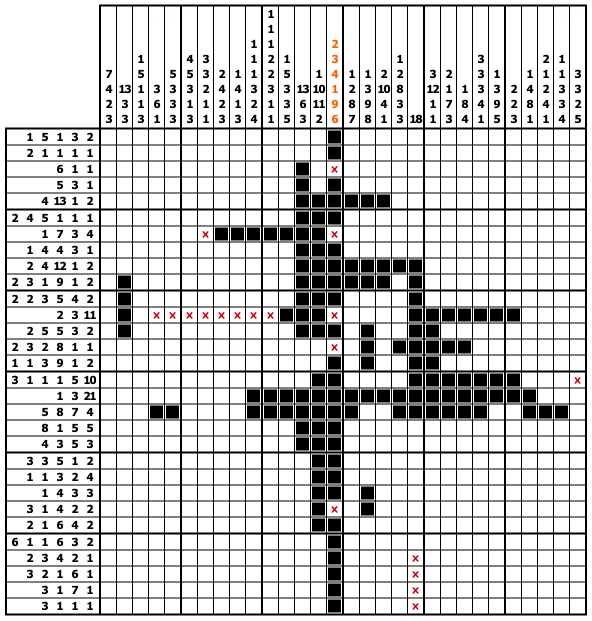
#> input picture PixPin_2026-09-24_19-20-05.png, 1184 x 1242 px, given in place of PixPin_2026-09-24_17-31-14.png, which was not available (shown at 1/2 size)
$ python _debug_cells.py
#> lines starting #> are read from the running program, lines starting #| are printed output that depends on the picture; after the words box and inside, x2 and y2 are one past the last pixel; in counts of white or black regions, pixels touching at a corner belong together
### ocr_nonogram.py
import cv2
import numpy as np
import json
import sys
import os

try:
    import pytesseract
    HAS_TESSERACT = True
except ImportError:
    HAS_TESSERACT = False


def merge_lines(arr, gap=5):
    if not arr:
        return []
    groups = [[arr[0]]]
    for x in arr[1:]:
        if x - groups[-1][-1] <= gap:
            groups[-1].append(x)
        else:
            groups.append([x])
    return [int(np.mean(g)) for g in groups]


def detect_grid_lines(gray):
    h, w = gray.shape
    _, th = cv2.threshold(gray, 120, 255, cv2.THRESH_BINARY_INV)

    v_sum = th.sum(axis=0) / 255
    h_sum = th.sum(axis=1) / 255

    candidates = []
    for ratio in [0.85, 0.75, 0.65, 0.55, 0.45, 0.35, 0.25, 0.15]:
        v_thresh = h * ratio
        h_thresh = w * ratio
        v_lines = merge_lines([i for i, x in enumerate(v_sum) if x > v_thresh])
        h_lines = merge_lines([i for i, x in enumerate(h_sum) if x > h_thresh])
        candidates.append((v_lines, h_lines, ratio))
        if len(v_lines) >= 15 and len(h_lines) >= 15:
            break

    def _score(vl, hl):
        if len(vl) < 6 or len(hl) < 6:
            return -999
        diff = abs(len(vl) - len(hl))
        square = -diff * 5
        size = min(len(vl), len(hl))
        return size * 10 + square

    best_v, best_h = None, None
    best_s = -9999
    for v_lines, h_lines, ratio in candidates:
        s = _score(v_lines, h_lines)
        if s > best_s:
            best_s = s
            best_v, best_h = v_lines, h_lines
    return best_v, best_h


def find_board_region(v_lines, h_lines, min_cells=5):
    def best_axis(lines):
        """Find the largest regular run independently for one axis.

        Nonograms are not necessarily square.  The old implementation used
        one shared ``size`` for both axes, so a 30x25 board was truncated to
        25x25 before clue OCR even started.
        """
        best = None
        max_cells = len(lines) - 1
        for size in range(max_cells, min_cells - 1, -1):
            for start in range(0, len(lines) - size):
                end = start + size
                spacing = np.diff(lines[start:end + 1]).astype(float)
                mean = float(np.mean(spacing)) if len(spacing) else 0.0
                cv = float(np.std(spacing) / mean) if mean > 0 else 999.0
                if mean < 10 or cv > 0.15:
                    continue
                # Prefer the longest regular run, then the most even one.
                score = (size, -cv, mean)
                if best is None or score > best[0]:
                    best = (score, start, end)
            if best is not None:
                break

        if best is not None:
            return best[1], best[2]

        # Conservative fallback for unusual screenshots.
        return 1, max(1, len(lines) - 1)

    vs, ve = best_axis(v_lines)
    hs, he = best_axis(h_lines)
    return vs, ve, hs, he


def detect_sub_lines(region_gray, axis=0, min_gap=6):
    h, w = region_gray.shape
    if h < 3 or w < 3:
        return []

    _, th = cv2.threshold(region_gray, 140, 255, cv2.THRESH_BINARY_INV)
    kernel = np.ones((3,1), np.uint8) if axis == 0 else np.ones((1,3), np.uint8)
    if axis == 0:
        dilated = cv2.dilate(th, np.ones((max(3, h//5), 1), np.uint8), iterations=1)
        s = dilated.sum(axis=0) / 255
        thresh = max(2, h * 0.08)
    else:
        dilated = cv2.dilate(th, np.ones((1, max(3, w//5)), np.uint8), iterations=1)
        s = dilated.sum(axis=1) / 255
        thresh = max(2, w * 0.08)

    strong_lines = merge_lines([i for i, x in enumerate(s) if x > thresh], gap=min_gap)
    if not strong_lines:
        return []

    content_between = []
    for i in range(len(strong_lines) - 1):
        mid_start = strong_lines[i]
        mid_end = strong_lines[i + 1]
        if mid_end - mid_start < min_gap * 2:
            continue
        if axis == 0:
            sub = th[:, mid_start:mid_end]
            ss = sub.sum(axis=0) / 255
            low_t = max(1, h * 0.03)
        else:
            sub = th[mid_start:mid_end, :]
            ss = sub.sum(axis=1) / 255
            low_t = max(1, w * 0.03)
        finer = merge_lines([mid_start + j for j, x in enumerate(ss) if x > low_t], gap=max(2, min_gap//2))
        content_between.extend(finer)

    all_lines = sorted(set(strong_lines + content_between))
    return all_lines


# [42 lines left out: function ocr_number, not called in this run]


def build_digit_templates():
    size = (48, 64)
    templates = {}
    digits = {
        0: ["0000000000000000",
            "0000011111100000",
            "0001111111111000",
            "0011110000111100",
            "0011100000011100",
            "0111000000001110",
            "0110000000000110",
            "0110000000000110",
            "0110000000000110",
            "0110000000000110",
            "0110000000000110",
            "0110000000000110",
            "0110000000000110",
            "0011100000011100",
            "0011110000111100",
            "0001111111111000",
            "0000011111100000",
            "0000000000000000"],
        1: ["0000000000000000",
            "0000000110000000",
            "0000001110000000",
            "0000011110000000",
            "0000111110000000",
            "0001111110000000",
            "0011101110000000",
            "0111000110000000",
            "0110000110000000",
            "0100000110000000",
            "0000000110000000",
            "0000000110000000",
            "0000000110000000",
            "0000000110000000",
            "0000000110000000",
            "0111111111111110",
            "0111111111111110",
            "0000000000000000"],
        2: ["0000000000000000",
            "0000111111110000",
            "0011111111111100",
            "0111100000011110",
            "0111000000001110",
            "0000000000011110",
            "0000000000111100",
            "0000000001111000",
            "0000000011110000",
            "0000000111100000",
            "0000001111000000",
            "0000011110000000",
            "0000111100000000",
            "0001111000000000",
            "0011110000000000",
            "0111111111111110",
            "0111111111111110",
            "0000000000000000"],
        3: ["0000000000000000",
            "0000111111110000",
            "0011111111111100",
            "0111100000011110",
            "0000000000011110",
            "0000000000011110",
            "0000000000111100",
            "0000000011111000",
            "0000000111111000",
            "0000000001111000",
            "0000000000111100",
            "0000000000011110",
            "0000000000011110",
            "0111000000011100",
            "0111100000011110",
            "0011111111111100",
            "0000111111110000",
            "0000000000000000"],
        4: ["0000000000000000",
            "0000000001110000",
            "0000000111110000",
            "0000001111110000",
            "0000011101110000",
            "0000111001110000",
            "0001110001110000",
            "0011100001110000",
            "0111000001110000",
            "0110000001110000",
            "0111111111111110",
            "0111111111111110",
            "0000000001110000",
            "0000000001110000",
            "0000000001110000",
            "0000000001110000",
            "0000000001110000",
            "0000000000000000"],
        5: ["0000000000000000",
            "0111111111111110",
            "0111111111111110",
            "0111100000000000",
            "0111100000000000",
            "0111100000000000",
            "0111111111110000",
            "0111111111111100",
            "0000000000011110",
            "0000000000011110",
            "0000000000011110",
            "0000000000011110",
            "0000000000011110",
            "0111100000011110",
            "0111100000011110",
            "0011111111111100",
            "0000111111110000",
            "0000000000000000"],
        6: ["0000000000000000",
            "0000011111110000",
            "0001111111111000",
            "0011111000000000",
            "0111100000000000",
            "0111000000000000",
            "0111000000000000",
            "0111111111110000",
            "0111111111111100",
            "0111000000001110",
            "0111000000000110",
            "0111000000000110",
            "0111000000001110",
            "0111100000011110",
            "0111100000011110",
            "0011111111111100",
            "0001111111111000",
            "0000000000000000"],
        7: ["0000000000000000",
            "0111111111111110",
            "0111111111111110",
            "0111111000011110",
            "0000000000111100",
            "0000000001111000",
            "0000000001110000",
            "0000000011100000",
            "0000000111000000",
            "0000000111000000",
            "0000001110000000",
            "0000001110000000",
            "0000011100000000",
            "0000011100000000",
            "0000111000000000",
            "0000111000000000",
            "0000111000000000",
            "0000000000000000"],
        8: ["0000000000000000",
            "0000111111110000",
            "0011111111111100",
            "0111100000011110",
            "0111000000001110",
            "0111000000001110",
            "0011110000111100",
            "0001111111111000",
            "0000111111110000",
            "0001111111111000",
            "0011110000111100",
            "0111000000001110",
            "0111000000001110",
            "0111100000011110",
            "0111100000011110",
            "0011111111111100",
            "0000111111110000",
            "0000000000000000"],
        9: ["0000000000000000",
            "0000111111110000",
            "0011111111111100",
            "0111100000011110",
            "0111000000011110",
            "0111000000011110",
            "0011110000111100",
            "0011111111111100",
            "0001111111111100",
            "0000000000011110",
            "0000000000011110",
            "0000000000011100",
            "0000000000111000",
            "0000000001110000",
            "0000000011110000",
            "0011111111100000",
            "0011111111000000",
            "0000000000000000"],
    }
    for d, rows in digits.items():
        arr = np.zeros((len(rows), len(rows[0])), dtype=np.uint8)
        for i, r in enumerate(rows):
            for j, c in enumerate(r):
                arr[i, j] = 255 if c == '1' else 0
        templates[d] = cv2.resize(arr, size, interpolation=cv2.INTER_AREA)
    return templates


DIGIT_TEMPLATES = build_digit_templates()


def _preprocess_digit(bw_img, target_size=(48, 64)):
    if bw_img is None or bw_img.size == 0:
        return None
    coords = cv2.findNonZero(bw_img)
    if coords is None:
        return None
    x, y, w, h = cv2.boundingRect(coords)
    if w < 2 or h < 2:
        return None
    cropped = bw_img[y:y + h, x:x + w]
    tw, th = target_size
    max_w = int(tw * 0.8)
    max_h = int(th * 0.8)
    scale = min(max_w / w, max_h / h)
    scale = min(scale, 4.0)
    nw, nh = max(1, int(w * scale)), max(1, int(h * scale))
    resized = cv2.resize(cropped, (nw, nh), interpolation=cv2.INTER_AREA if scale < 1 else cv2.INTER_CUBIC)
    canvas = np.zeros((th, tw), dtype=np.uint8)
    ox = (tw - nw) // 2
    oy = (th - nh) // 2
    canvas[oy:oy + nh, ox:ox + nw] = resized
    _, canvas = cv2.threshold(canvas, 1, 255, cv2.THRESH_BINARY)
    return canvas


def _hu_moments_match(img1, img2):
    try:
        _, img1_b = cv2.threshold(img1, 1, 255, cv2.THRESH_BINARY)
        _, img2_b = cv2.threshold(img2, 1, 255, cv2.THRESH_BINARY)
        m1 = cv2.HuMoments(cv2.moments(img1_b)).flatten()
        m2 = cv2.HuMoments(cv2.moments(img2_b)).flatten()
        m1_log = -np.sign(m1) * np.log10(np.abs(m1) + 1e-20)
        m2_log = -np.sign(m2) * np.log10(np.abs(m2) + 1e-20)
        weights = np.array([1.0, 1.0, 0.8, 0.6, 0.4, 0.4, 0.4])
        diff = np.abs(m1_log - m2_log) * weights
        dist = float(np.sqrt(np.sum(diff * diff)))
        return dist
    except Exception:
        return 999.0


DIGIT_MATCH_CACHE = {}


def fallback_recognize_digit(img):
    if img is None or img.size == 0:
        return None
    try:
        proc = _preprocess_digit(img, (48, 64))
    except Exception:
        return None
    if proc is None:
        return None
    best_digit = None
    best_hu = 1e9
    best_iou = -1
    for d, tpl in DIGIT_TEMPLATES.items():
        tpr = tpl
        if tpr.shape != proc.shape:
            tpr = cv2.resize(tpr, (proc.shape[1], proc.shape[0]), interpolation=cv2.INTER_AREA)
            _, tpr = cv2.threshold(tpr, 1, 255, cv2.THRESH_BINARY)
        hu = _hu_moments_match(proc, tpr)
        intersection = cv2.bitwise_and(proc, tpr)
        union = cv2.bitwise_or(proc, tpr)
        i_sum = float(np.sum(intersection > 0))
        u_sum = float(np.sum(union > 0))
        iou = (i_sum / u_sum) if u_sum > 0 else 0.0
        score_comb = hu * 0.7 - iou * 5.0
        if score_comb < (best_hu * 0.7 - best_iou * 5.0):
            best_hu = hu
            best_iou = iou
            best_digit = d
    if best_digit is None:
        return None
    hu_ok = best_hu < 1.2
    iou_ok = best_iou > 0.15
    if hu_ok or iou_ok:
        return best_digit
    return None


def recognize_number_cell(cell_img, debug_path=None):
    if cell_img is None or cell_img.size == 0:
        return None
    h, w = cell_img.shape[:2]
    if h < 6 or w < 6:
        return None

    if len(cell_img.shape) == 3:
        gray = cv2.cvtColor(cell_img, cv2.COLOR_BGR2GRAY)
    else:
        gray = cell_img.copy()

    best_num = None
    for thr_mode in ['otsu', 'binv140', 'binv160', 'binv120', 'adaptive']:
        if thr_mode == 'otsu':
            _, bw = cv2.threshold(gray, 0, 255, cv2.THRESH_BINARY_INV + cv2.THRESH_OTSU)
        elif thr_mode == 'adaptive':
            bw = cv2.adaptiveThreshold(gray, 255, cv2.ADAPTIVE_THRESH_GAUSSIAN_C, cv2.THRESH_BINARY_INV, 15, 8)
        else:
            t = int(thr_mode.replace('binv', ''))
            _, bw = cv2.threshold(gray, t, 255, cv2.THRESH_BINARY_INV)
        for dk in range(3):
            bw_trial = bw
            if dk > 0:
                bw_trial = cv2.dilate(bw, np.ones((dk + 1, dk + 1), np.uint8), iterations=1)
            else:
                bw_trial = cv2.morphologyEx(bw_trial, cv2.MORPH_CLOSE, np.ones((2, 2), np.uint8))
            nlabels, labels, stats, centroids = cv2.connectedComponentsWithStats(bw_trial, connectivity=8)
            comps = []
            h_img, w_img = bw_trial.shape
            for i in range(1, nlabels):
                x, y, cw, ch, area = stats[i]
                if area < 4:
                    continue
                if cw < 1 or ch < 3:
                    continue
                if ch < h_img * 0.18:
                    continue
                comps.append((x, y, cw, ch, i))
            if not comps:
                continue
            comps.sort(key=lambda c: c[0])
            digits = []
            for (x, y, cw, ch, idx) in comps:
                mask = np.zeros_like(bw_trial)
                mask[labels == idx] = 255
                digit_img = mask[y:y + ch, x:x + cw]
                pad = max(1, min(cw, ch) // 3)
                digit_img = cv2.copyMakeBorder(digit_img, pad, pad, pad, pad, cv2.BORDER_CONSTANT, value=0)
                d = fallback_recognize_digit(digit_img)
                if d is not None:
                    digits.append(str(d))
            if digits:
                num_str = ''.join(digits)
                if num_str.isdigit():
                    val = int(num_str)
                    if best_num is None:
                        best_num = val
                        first_len = len(digits)
                    else:
                        if len(digits) > first_len:
                            best_num = val
                            first_len = len(digits)
    return best_num


# --------------------------------------------------------------- 提示数字识别
# 思路：提示区没有任何分隔线，数字之间的间隔也不固定，所以按
#   1) 二值化 + 去掉长直线
#   2) 连通域切字形（粘连的两位数沿投影谷值切开）
#   3) 按间距聚成"数字"
#   4) 每个字形缩放到固定画布，与多种粗体字体的 0-9 模板做容差匹配
# 的顺序识别，比"把整格丢给 OCR 猜一个数"稳得多。

_GLYPH_CANVAS = (32, 40)
_GLYPH_SHIFTS = [(dy, dx)
                 for dy in (-1, 0, 1)
                 for dx in (-1, 0, 1)]
_GLYPH_TEMPLATES = None

_FONT_CANDIDATES = [
    os.path.join(getattr(sys, "_MEIPASS", os.path.dirname(os.path.abspath(__file__))),
                 "assets", "fonts", "DejaVuSans-Bold.ttf"),
    "/System/Library/Fonts/Supplemental/Verdana Bold.ttf",
    "/System/Library/Fonts/Supplemental/Tahoma Bold.ttf",
    "/System/Library/Fonts/Supplemental/Verdana.ttf",
    "/System/Library/Fonts/Supplemental/Tahoma.ttf",
    "/System/Library/Fonts/Supplemental/Arial Bold.ttf",
    "/System/Library/Fonts/Supplemental/Arial Black.ttf",
    "/System/Library/Fonts/Supplemental/Trebuchet MS Bold.ttf",
    "/System/Library/Fonts/HelveticaNeue.ttc",
    "/System/Library/Fonts/Helvetica.ttc",
    "/usr/share/fonts/truetype/dejavu/DejaVuSans-Bold.ttf",
    "/usr/share/fonts/truetype/liberation/LiberationSans-Bold.ttf",
    "/usr/share/fonts/truetype/freefont/FreeSansBold.ttf",
]


# [783 lines left out: functions _normalize_glyph, _glyph_templates, _glyph_score, _count_holes, _recognize_glyph, _ink_mask and 16 more, not called in this run]


# [23 lines that do not run on import are left out]

### _debug_cells.py
import cv2, numpy as np, os
from ocr_nonogram import detect_grid_lines, find_board_region, detect_sub_lines, recognize_number_cell, fallback_recognize_digit, build_digit_templates

img = cv2.imread('/Users/bili/nonogram/Screenshots/PixPin_2026-09-24_17-31-14.png')
#> img is the input picture: shape (1242, 1184, 3); mean B, G, R 201.1, 201.1, 201.4
gray = cv2.cvtColor(img, cv2.COLOR_BGR2GRAY)
v_lines, h_lines = detect_grid_lines(gray)
#> in detect_grid_lines, `_, th = cv2.threshold(gray, 120, 255, cv2.THRESH_BINARY_INV)`:
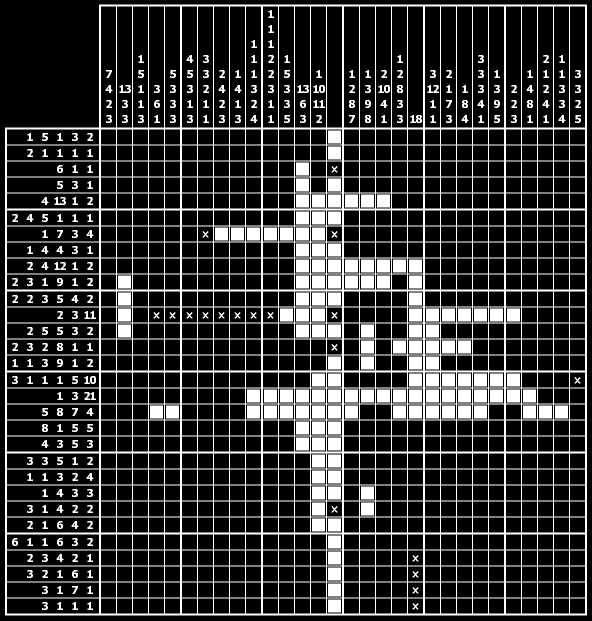
#> th: shape (1242, 1184) (shown at 1/2 size); 21% white; 431 white regions, largest, box (x1, y1, x2, y2) and area: (10, 9, 1174, 1231) 182760, (656, 261, 682, 287) 676, (656, 293, 682, 319) 676
#> in detect_grid_lines, `v_sum = th.sum(axis=0) / 255`: v_sum = 1184 values, max 1222 at index 198, min 0 at index 0, mean 260.5
#> in detect_grid_lines, `h_sum = th.sum(axis=1) / 255`: h_sum = 1242 values, max 1164 at index 255, min 0 at index 0, mean 248.4
#> the loop in detect_grid_lines, `for ratio in [0.85, 0.75, 0.65, 0.55, 0.45, 0.35, 0.25, 0.15]:` made 1 pass
#> after the loop in detect_grid_lines, `for ratio in [0.85, 0.75, 0.65, 0.55, 0.45, 0.35, 0.25, 0.15]:`: candidates = 1 item
#> the loop in detect_grid_lines, `for v_lines, h_lines, ratio in candidates:` made 1 pass
#> (ratio, diff in _score, square in _score, size in _score, s, best_s) on pass 1: (0.85, 0, 0, 31, 310, 310)
#> after the loop in detect_grid_lines, `for v_lines, h_lines, ratio in candidates:`: best_h = 31 values from 256 to 1228; best_s = 310; best_v = 31 values from 199 to 1171
#> v_lines = 31 values from 199 to 1171; h_lines = 31 values from 256 to 1228
vs, ve, hs, he = find_board_region(v_lines, h_lines)
#> in best_axis, `max_cells = len(lines) - 1`: max_cells = 30
#> after the loop in best_axis, `for size in range(max_cells, min_cells - 1, -1):`: best = ((30, -0.0151, 32.4), 0, 30)
#> in find_board_region, `vs, ve = best_axis(v_lines)`: vs = 0; ve = 30
#> in find_board_region, `hs, he = best_axis(h_lines)`: hs = 0; he = 30
#> vs = 0; ve = 30; hs = 0; he = 30

row_clue_img = img[h_lines[hs]:h_lines[he], 0:v_lines[vs]]
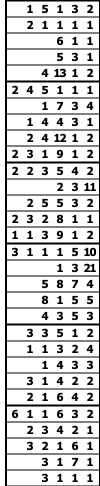
#> row_clue_img: shape (972, 199, 3) (shown at 1/2 size); mean B, G, R 209.5, 209.5, 209.5
rc_gray = cv2.cvtColor(row_clue_img, cv2.COLOR_BGR2GRAY)

col_clue_img = img[0:h_lines[hs], v_lines[vs]:v_lines[ve]]
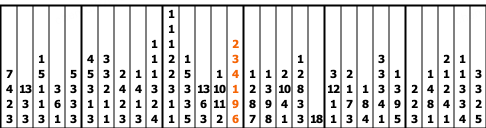
#> col_clue_img: shape (256, 972, 3) (shown at 1/2 size); mean B, G, R 216.4, 216.7, 217.1
cc_gray = cv2.cvtColor(col_clue_img, cv2.COLOR_BGR2GRAY)

print(f'Row clue area: {rc_gray.shape}')
#| Row clue area: (972, 199)
print(f'Col clue area: {cc_gray.shape}')
#| Col clue area: (256, 972)

v_sub = detect_sub_lines(rc_gray, axis=0)
#> in detect_sub_lines, `_, th = cv2.threshold(region_gray, 140, 255, cv2.THRESH_BINARY_INV)`:
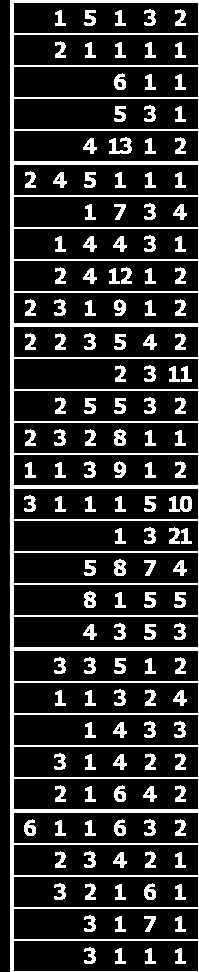
#> th: shape (972, 199); 17.7% white; 145 white regions, largest, box (x1, y1, x2, y2) and area: (10, 0, 199, 972) 18108, (169, 496, 192, 512) 231, (109, 137, 132, 154) 212
#> in detect_sub_lines, `s = dilated.sum(axis=0) / 255`: s = 199 values from 0 to 972
#> (the rest of the program and of its run is left out)
